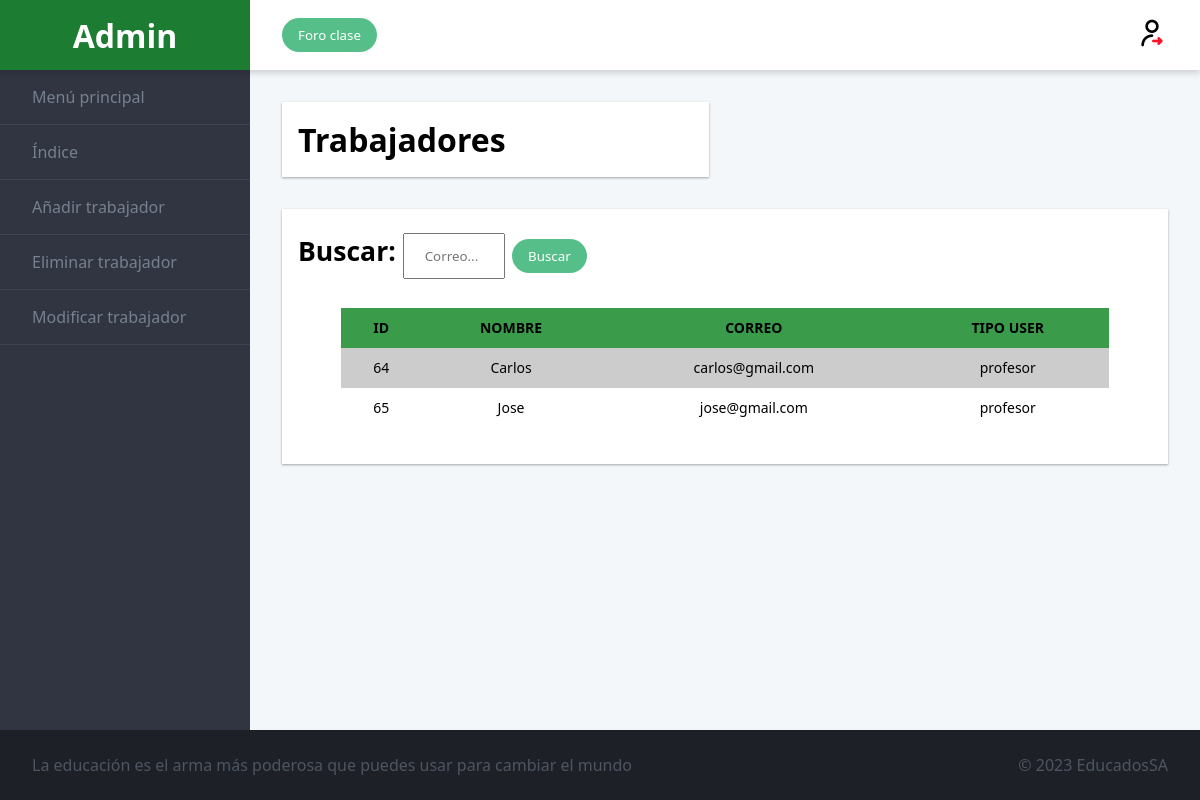
The app's page /admin/Plantilla/plantilla.php (signed in) with its own data.
### tables this page shows
CREATE TABLE `usuario` (
  `id_usuario` int(4) NOT NULL,
  `nombre` varchar(50) DEFAULT NULL,
  `correo` varchar(100) NOT NULL,
  `contraseña` varchar(100) NOT NULL,
  `tipo_usuario` varchar(20) NOT NULL
);

### admin/Plantilla/plantilla.php (the view, shortened to what this page needs)
<!DOCTYPE html>
<html lang="en">
  <head>
    <link rel="stylesheet" href="../style.css">
  </head>
  <body>
  <div class="admin">
  <header class="admin__header">
    <a href="adminindex.php" class="logo">
      <?php echo "<h1>$_SESSION[nombre]</h1>"; ?>
    </a>
    <div class="toolbar">
      <button class="btn  btn--primary">Foro clase</button>
      <a href="../../cerrar_sesion.php" class="logout"><img src="../img/cerrar-sesion.png"></a>
    </div>
  </header>
  <nav class="admin__nav">
    <ul class="menu">
      <li class="menu__item">
        <a class="menu__link" href="../adminindex.php">Menú principal</a>
      </li>
      <li class="menu__item">
        <a class="menu__link" href="./plantilla.php">Índice</a>
      </li>
      <li class="menu__item">
        <a class="menu__link" href="./añadira.php">Añadir trabajador</a>
      </li>
      <li class="menu__item">
        <a class="menu__link" href="./eliminara.php">Eliminar trabajador</a>
      </li>
      <li class="menu__item">
        <a class="menu__link" href="./actualizara.php">Modificar trabajador</a>
      </li>
    </ul>
  </nav>
  <main class="admin__main">
    <div class="dashboard">
    <div class="dashboard__item">
        <div class="card">
          <strong>Trabajadores</strong>
        </div>
      </div>
      <div class="dashboard__item dashboard__item--full">
        <div class="card">
          <form action="buscara2.php" method="post">
            <h5><pre>Buscar: <input type="email" placeholder="Correo..." name="email"> <input type="Submit" value="Buscar" name="buscar" class="btn  btn--primary"></pre></h5>
          </form>
        <?PHP
        $conexion = mysqli_connect("db", "root", "rootroot", "educados") or die("No se puede conectar con el servidor");
        $instruccion = "select * from usuario where tipo_usuario='profesor'";
        $consulta = mysqli_query ($conexion,$instruccion) or die ("Fallo en la consulta");
        $nfilas = mysqli_num_rows ($consulta);
        if ($nfilas > 0)
        {
            print ("<TABLE class='table'>\n");
            print ("<TR>\n");
            print ("<TH>ID</TH>\n");
            print ("<TH>NOMBRE</TH>\n");
            print ("<TH>CORREO</TH>\n");
            print("<TH>TIPO USER</TH>\n");
            print ("</TR>\n");
            for ($i=0; $i<$nfilas; $i++)
            {
                $resultado = mysqli_fetch_array ($consulta);
                print ("<TR>\n");
                print ("<TD>" . $resultado['id_usuario'] . "</TD>\n");
                print ("<TD>" . $resultado['nombre'] . "</TD>\n");
                print ("<TD>" . $resultado['correo'] . "</TD>\n");
                print("<TD>" . $resultado['tipo_usuario'] . "</TD>\n");
                print ("</TR>\n");
            }
            print ("</TABLE>\n");
        }
        else
            print ("No hay trabajadores disponibles para mostrar");
?>
        </div>
      </div>
    </div>
  </main>
  <footer class="admin__footer">
    <ul class="ticker">
      <li class="ticker__item">La educación es el arma más poderosa que puedes usar para cambiar el mundo</li>
    </ul>
    <span>
      &copy; 2023 EducadosSA
    </span>
  </footer>
</div>
  </body>
</html>

### admin/style.css (style rules this page uses)
* { box-sizing: border-box; margin: 0; font-family: 'Source Sans 3', 'Segoe UI', Tahoma, Geneva, Verdana, sans-serif; }
body { height: 100%; overflow-x: hidden; margin: 0; }
.admin { --spacing: 1rem; display: flex; flex-wrap: wrap; display: grid; height: 100vh; grid-template-rows: 70px 1fr 70px; grid-template-columns: 250px 1fr; grid-template-areas: "header header" "nav main" "footer footer"; }
.admin__header { display: flex; flex-basis: 100%; grid-area: header; height: 70px; background-color: #fff; box-shadow: 0 3px 6px rgba(0, 0, 0, 0.16); position: relative; }
.admin__nav { flex: 0 0 250px; grid-area: nav; background-color: #313541; }
.admin__main { flex: 1; grid-area: main; padding: var(--spacing); overflow-y: auto; overflow-x: hidden; -webkit-overflow-scrolling: touch; background-color: #f4f7fa; }
.admin__footer { display: flex; grid-area: footer; flex-basis: 100%; justify-content: space-between; align-items: center; height: 70px; padding: 0 var(--spacing); color: #4e5561; background-color: #1d2127; }
@media screen and (min-width: 48rem) { .admin { --spacing: 2rem; } }
.dashboard { --column-count: 2; display: flex; flex-wrap: wrap; margin: 0 calc(var(--spacing) * -0.5); display: grid; grid-template-columns: repeat(var(--column-count), 1fr); grid-gap: var(--spacing); }
.dashboard__item { flex: 1 1 50%; grid-column-end: span 2; padding: calc(var(--spacing) / 2); }
.dashboard__item--full { flex-basis: 100%; grid-column: 1/-1; }
@media screen and (min-width: 48rem) { .dashboard { --column-count: 4; } }
a { color: #1c7c31; text-decoration: none; }
img { max-width: 100%; height: auto; }
.logo { display: flex; flex: 0 0 250px; height: 70px; justify-content: center; align-items: center; position: relative; margin: 0; color: #fff; background-color: #1c7c31; font-size: 1rem; }
.logo h1 { margin: 0; }
.toolbar { display: flex; flex: 1; justify-content: space-between; align-items: center; padding: 0 var(--spacing); }
.menu { list-style-type: none; padding: 0; }
.menu__item { border-bottom: 1px solid rgba(255, 255, 255, 0.07); }
.menu__link { display: block; padding: 1rem 2rem; color: #76808f; text-decoration: none; }
.card { height: 100%; padding: 1rem; font-size: 2rem; font-weight: 300; background-color: #fff; box-shadow: 0 1px 3px rgba(0, 0, 0, 0.12), 0 1px 2px rgba(0, 0, 0, 0.24); transition: all 0.3s cubic-bezier(0.25, 0.8, 0.25, 1); }
.btn { display: inline-block; border-radius: 5em; border: 0; padding: 0.5rem 1rem; white-space: nowrap; }
.btn--primary { color: #fff; background-color: #56bf89; }
.ticker { list-style-type: none; padding: 0; margin: 0; display: flex; flex-wrap: wrap; }
.ticker__item { margin-right: 1rem; }
table { width: 90%; border-collapse: collapse; border-spacing: 0; font-size: 14px; font-family: 'Source Sans 3', 'Segoe UI', Tahoma, Geneva, Verdana, sans-serif; text-align: center; margin: 20px auto; }
th, td { padding: 10px; vertical-align: center; border: 1px solid #41414100; }
th { background-color: #3a9c4a; font-weight: bold; }
tr:nth-child(even) td { background-color: #cccccc; }
input[type=email] { width: 12%; padding: 12px 20px; margin: 8px 0; box-sizing: border-box; }

### records on screen
usuario: id_usuario "64", nombre "Carlos", correo "carlos@gmail.com", tipo_usuario "profesor"
usuario: id_usuario "65", nombre "Jose", correo "jose@gmail.com", tipo_usuario "profesor"

### other values on screen
$_SESSION[nombre] "Admin"
